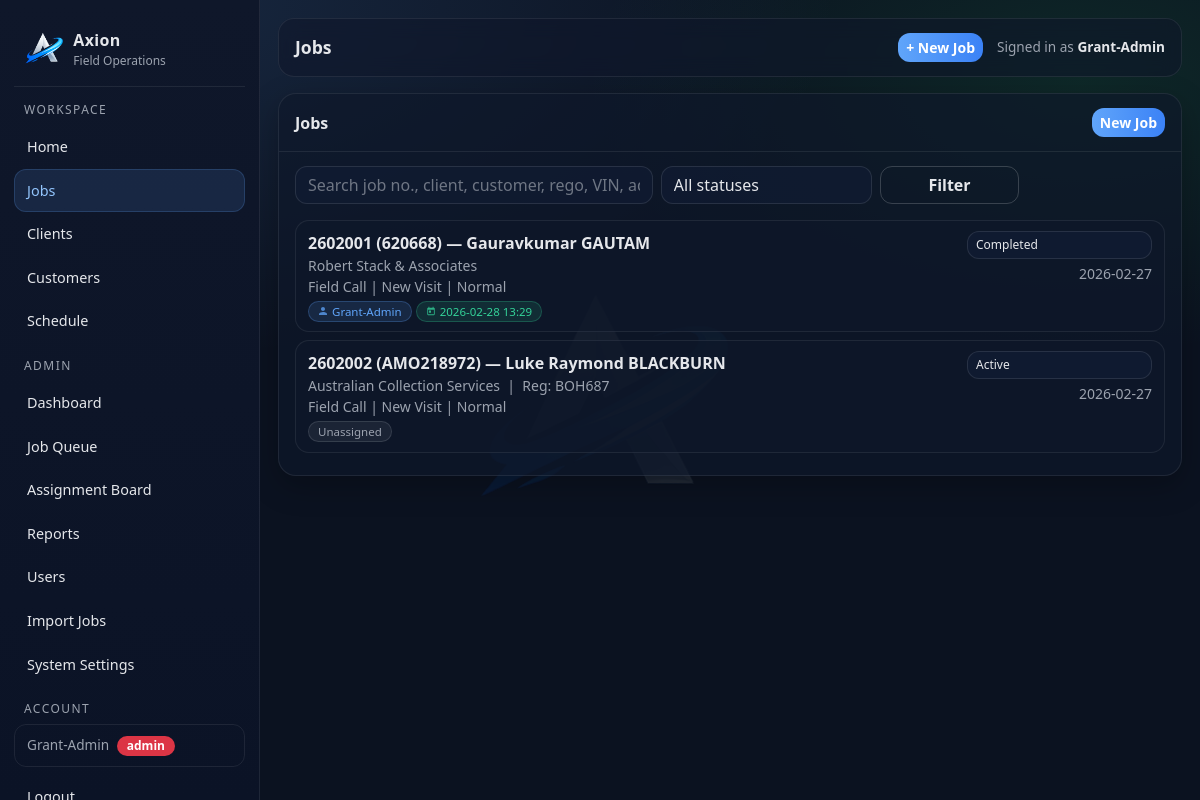
/jobs (signed in), run on an earlier commit of the app's database.
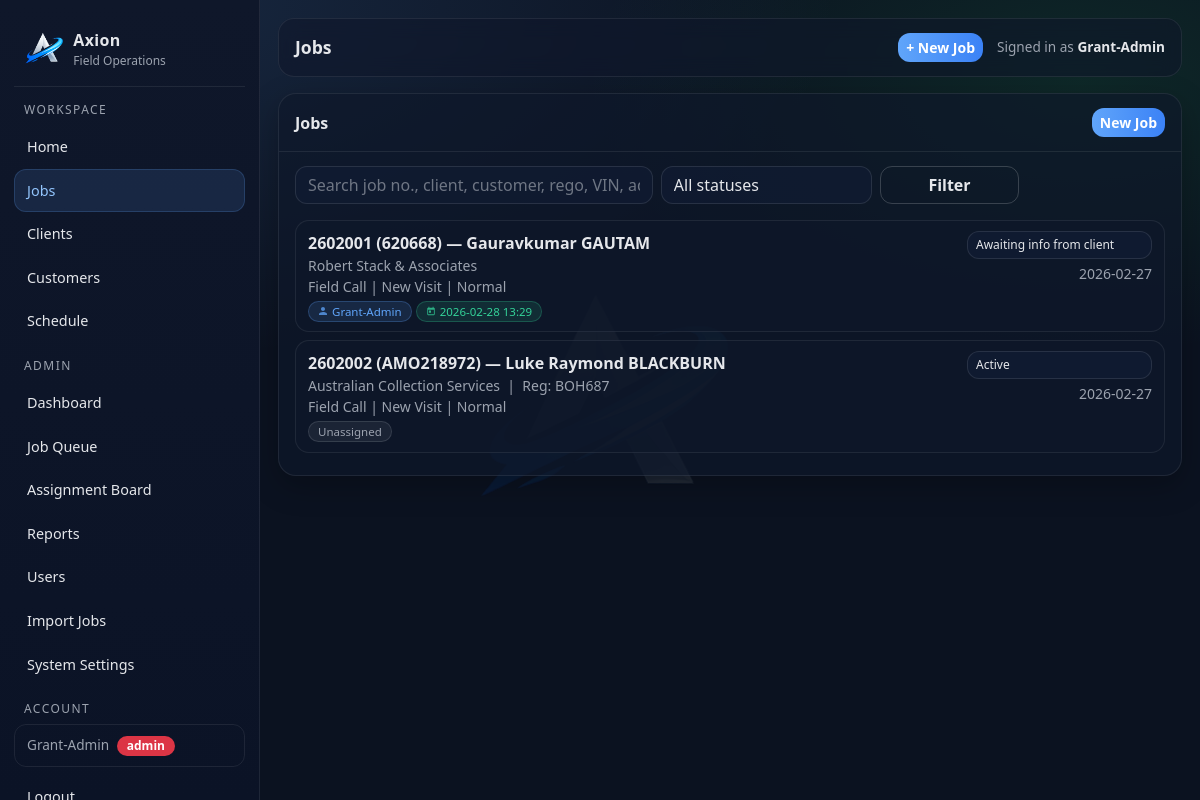
And on a later commit of the database.
### tables this page shows
CREATE TABLE users (
        id INTEGER PRIMARY KEY AUTOINCREMENT,
        full_name TEXT NOT NULL,
        email TEXT UNIQUE NOT NULL,
        password TEXT NOT NULL,
        role TEXT NOT NULL,
        active INTEGER NOT NULL DEFAULT 1,
        created_at TEXT NOT NULL
    );

CREATE TABLE jobs (
        id INTEGER PRIMARY KEY AUTOINCREMENT,

        internal_job_number TEXT NOT NULL,
        client_reference TEXT,
        display_ref TEXT NOT NULL,

        client_id INTEGER,
        customer_id INTEGER,
        assigned_user_id INTEGER,

        job_type TEXT NOT NULL,
        visit_type TEXT NOT NULL,
        status TEXT NOT NULL,
        priority TEXT NOT NULL,

        job_address TEXT,
        description TEXT,

        created_at TEXT NOT NULL,
        updated_at TEXT NOT NULL, lender_name TEXT, account_number TEXT, regulation_type TEXT, arrears_cents INTEGER, costs_cents INTEGER, mmp_cents INTEGER, job_due_date TEXT, bill_to_client_id INTEGER,

        FOREIGN KEY(client_id) REFERENCES clients(id),
        FOREIGN KEY(customer_id) REFERENCES customers(id),
        FOREIGN KEY(assigned_user_id) REFERENCES users(id)
    );

CREATE TABLE clients (
        id INTEGER PRIMARY KEY AUTOINCREMENT,
        name TEXT NOT NULL,
        phone TEXT,
        email TEXT,
        address TEXT,
        notes TEXT,
        created_at TEXT NOT NULL
    , updated_at TEXT NOT NULL DEFAULT '');

### app.py (the view, shortened to what this page needs)
@app.get("/jobs")
@login_required
def jobs_list():
    status = request.args.get("status", "").strip()
    q = request.args.get("q", "").strip()
    user_id = session.get("user_id")
    role = session.get("role")
    conn = db()
    cur = conn.cursor()
    sql = """
    SELECT j.*,
           c.name AS client_name,
           (cu.first_name || ' ' || cu.last_name) AS customer_name,
           (SELECT ji.reg FROM job_items ji WHERE ji.job_id = j.id AND ji.item_type = 'vehicle' LIMIT 1) AS asset_reg,
           u.full_name AS assigned_name,
           (SELECT s.scheduled_for FROM schedules s
            WHERE s.job_id = j.id AND s.status NOT IN ('Completed', 'Cancelled')
              AND s.scheduled_for >= datetime('now')
            ORDER BY s.scheduled_for ASC LIMIT 1) AS next_scheduled
    FROM jobs j
    LEFT JOIN clients c ON c.id = j.client_id
    LEFT JOIN customers cu ON cu.id = j.customer_id
    LEFT JOIN users u ON u.id = j.assigned_user_id
    WHERE 1=1
    """
    params = []
    if role == "agent":
        sql += " AND j.assigned_user_id = ?"
        params.append(user_id)
    if status:
        if status == "Active":
            sql += " AND j.status LIKE 'Active%'"
        else:
            sql += " AND j.status = ?"
            params.append(status)
    sql += " ORDER BY CASE WHEN j.status = 'Invoiced' THEN 1 ELSE 0 END, CASE WHEN next_scheduled IS NULL THEN 1 ELSE 0 END, next_scheduled ASC, j.updated_at DESC"
    cur.execute(sql, params)
    rows = cur.fetchall()
    conn.close()
    statuses = [
        "New",
        "Active",
        "Active - Phone work only",
        "Suspended",
        "Awaiting info from client",
        "Completed",
        "Invoiced"
    ]
    return render_template("jobs.html", jobs=rows, statuses=statuses, status=status, q=q)

### app.py (called while the page is built)
def db():
    conn = sqlite3.connect(DB_PATH)
    conn.row_factory = sqlite3.Row
    return conn

def add_column_if_missing(cur, table, col, coltype):
    cur.execute(f"PRAGMA table_info({table})")
    cols = [r["name"] for r in cur.fetchall()]
    if col not in cols:
        cur.execute(f"ALTER TABLE {table} ADD COLUMN {col} {coltype}")

@app.context_processor
def inject_globals():
    return {"GOOGLE_MAPS_API_KEY": os.environ.get("GOOGLE_MAPS_API_KEY", "")}

@app.before_request
def _ensure_db():
    init_db()

def login_required(f):
    @wraps(f)
    def wrapper(*args, **kwargs):
        if not session.get("user_id"):
            return redirect(url_for("login"))
        return f(*args, **kwargs)
    return wrapper

### templates/jobs.html (shortened to what this page needs)
{% extends "layout.html" %}
{% block page_title %}Jobs{% endblock %}
{% block content %}
<div class="ax-card">
  <div class="ax-card-h d-flex justify-content-between align-items-center">
    <div>Jobs</div>
    {% if session.get('role') == 'admin' %}<a class="btn btn-primary btn-sm" href="/jobs/new">New Job</a>{% endif %}
  </div>
  <div class="ax-card-b">
    <form class="row g-2 mb-3" method="get">
      <div class="col-12 col-lg-5">
        <input class="form-control" name="q" placeholder="Search job no., client, customer, rego, VIN, address..." value="{{ q }}">
      </div>
      <div class="col-12 col-lg-3">
        <select class="form-select" name="status">
          <option value="">All statuses</option>
        </select>
      </div>
      <div class="col-12 col-lg-2">
        <button class="btn btn-outline-secondary w-100">Filter</button>
      </div>
    </form>
    <div class="list-group list-group-flush">
      {% for j in jobs %}
        <div class="list-group-item" style="padding:.6rem .75rem;">
          <div class="d-flex justify-content-between align-items-start gap-2">
            <a href="/jobs/{{ j.id }}" class="text-decoration-none flex-grow-1" style="min-width:0;color:inherit;">
              <div class="fw-semibold">{{ j.display_ref }} &mdash; {{ j.customer_name or "No customer" }}</div>
              <div class="small" style="color:var(--muted)">
                {{ j.client_name or "No client" }}{% if j.asset_reg %} &nbsp;|&nbsp; Reg: {{ j.asset_reg }}{% endif %}
              </div>
              <div class="small" style="color:var(--muted)">
                {{ j.job_type }} | {{ j.visit_type }} | {{ j.priority }}
              </div>
              <div class="d-flex flex-wrap gap-1 mt-1">
                {% if j.assigned_name %}
                  <span style="display:inline-flex;align-items:center;gap:4px;background:rgba(96,165,250,.13);color:var(--accent);border:1px solid rgba(96,165,250,.25);border-radius:999px;padding:1px 9px;font-size:.72rem;font-weight:500;">
                    <svg width="10" height="10" viewBox="0 0 24 24" fill="currentColor" style="opacity:.75"><path d="M12 12c2.7 0 4.8-2.1 4.8-4.8S14.7 2.4 12 2.4 7.2 4.5 7.2 7.2 9.3 12 12 12zm0 2.4c-3.2 0-9.6 1.6-9.6 4.8v2.4h19.2v-2.4c0-3.2-6.4-4.8-9.6-4.8z"/></svg>
                    {{ j.assigned_name }}
                  </span>
                {% else %}
                  <span style="display:inline-flex;align-items:center;gap:4px;background:rgba(156,163,175,.1);color:var(--muted);border:1px solid rgba(156,163,175,.2);border-radius:999px;padding:1px 9px;font-size:.72rem;">
                    Unassigned
                  </span>
                {% endif %}
                {% if j.next_scheduled %}
                  <span style="display:inline-flex;align-items:center;gap:4px;background:rgba(52,211,153,.12);color:#34d399;border:1px solid rgba(52,211,153,.25);border-radius:999px;padding:1px 9px;font-size:.72rem;font-weight:500;">
                    <svg width="10" height="10" viewBox="0 0 24 24" fill="currentColor" style="opacity:.8"><path d="M19 4h-1V2h-2v2H8V2H6v2H5C3.9 4 3 4.9 3 6v14c0 1.1.9 2 2 2h14c1.1 0 2-.9 2-2V6c0-1.1-.9-2-2-2zm0 16H5V9h14v11zM7 11h5v5H7z"/></svg>
                    {{ j.next_scheduled[:16] | replace('T', ' ') }}
                  </span>
                {% endif %}
              </div>
            </a>
            <div class="text-end flex-shrink-0" style="min-width:110px;">
              {% if session.get('role') == 'admin' %}
                <form method="post" action="/jobs/{{ j.id }}/status" style="margin:0;">
                  <select name="status" class="form-select form-select-sm"
                          style="font-size:.75rem;min-width:110px;"
                          onchange="this.form.submit()">
                    {% for s in statuses %}
                      <option value="{{ s }}" {% if s == j.status %}selected{% endif %}>{{ s }}</option>
                    {% endfor %}
                  </select>
                </form>
              {% else %}
                <span class="badge bg-secondary">{{ j.status }}</span>
              {% endif %}
              <div class="small mt-1" style="color:var(--muted)">{{ j.updated_at[:10] if j.updated_at else '' }}</div>
            </div>
          </div>
        </div>
      {% else %}
        <div style="color:var(--muted)" class="py-3 text-center">No jobs found.</div>
      {% endfor %}
    </div>
  </div>
</div>
{% endblock %}

### templates/layout.html (shortened to what this page needs)
<!doctype html>
<html lang="en">
<head>
  <link href="https://cdn.jsdelivr.net/npm/bootstrap@5.3.3/dist/css/bootstrap.min.css" rel="stylesheet">
</head>
<body>
  <div class="ax-shell">
    <aside class="ax-sidebar">
      <a class="ax-brand" href="/">
        <img src="{{ url_for('static', filename='images/axion-a-logo.png') }}" alt="Axion">
        <div>
          <div class="name">Axion</div>
          <div class="sub">Field Operations</div>
        </div>
      </a>
      <div class="ax-nav">
        <div class="hint">Workspace</div>
        <a href="/dashboard" class="{% if request.path == '/dashboard' %}active{% endif %}">Home</a>
        <a href="/jobs" class="{% if request.path.startswith('/jobs') %}active{% endif %}">Jobs</a>
        <a href="/clients" class="{% if request.path.startswith('/clients') %}active{% endif %}">Clients</a>
        <a href="/customers" class="{% if request.path.startswith('/customers') %}active{% endif %}">Customers</a>
        <a href="/schedule" class="{% if request.path.startswith('/schedule') %}active{% endif %}">Schedule</a>
        {% if session.get('role') == 'admin' %}
          <div class="hint">Admin</div>
          <a href="/admin" class="{% if request.path == '/admin' %}active{% endif %}">Dashboard</a>
          <a href="/queue" class="{% if request.path.startswith('/queue') %}active{% endif %}">Job Queue</a>
          <a href="/assign" class="{% if request.path.startswith('/assign') %}active{% endif %}">Assignment Board</a>
          <a href="/reports/monthly" class="{% if request.path.startswith('/reports') %}active{% endif %}">Reports</a>
          <a href="/users" class="{% if request.path.startswith('/users') %}active{% endif %}">Users</a>
          <a href="/import/jobs" class="{% if request.path.startswith('/import') %}active{% endif %}">Import Jobs</a>
          <a href="/admin/settings" class="{% if request.path.startswith('/admin/settings') %}active{% endif %}">System Settings</a>
        {% endif %}
        <div class="hint">Account</div>
        {% if session.get('user_id') %}
          <div class="ax-user-chip mb-2">
            {{ session.get('user_name') }}
            <span class="badge {% if session.get('role') == 'admin' %}bg-danger{% else %}bg-secondary{% endif %} ms-1">{{ session.get('role') }}</span>
          </div>
          <a href="/logout">Logout</a>
        {% else %}
          <a href="/login" class="{% if request.path.startswith('/login') or request.path.startswith('/signup') %}active{% endif %}">Login</a>
        {% endif %}
      </div>
    </aside>
    <main class="ax-main">
      <div class="ax-topbar">
        <div class="title">{% block page_title %}Axion{% endblock %}</div>
        <div style="display:flex; align-items:center; gap:14px;">
          {% if session.get('user_id') %}
            <a href="/jobs/new" class="btn btn-primary btn-sm">+ New Job</a>
          {% endif %}
          <div style="color:var(--muted); font-size:.85rem;">
            {% if session.get('user_id') %}
              Signed in as <strong style="color:var(--text)">{{ session.get('user_name') }}</strong>
            {% else %}
              Not signed in
            {% endif %}
          </div>
        </div>
      </div>
      {% block content %}{% endblock %}
    </main>
  </div>
</body>
</html>

### templates/layout.html (style rules this page uses)
:root { --bg: #0b1220; --panel: #0f172a; --panel2: #111c33; --text: #e5e7eb; --muted: #9ca3af; --line: rgba(255,255,255,.08); --accent: #60a5fa; --accent2: #22c55e; --danger: #ef4444; }
body { background: radial-gradient(1200px 600px at 10% 0%, rgba(96,165,250,.15), transparent 60%), radial-gradient(900px 500px at 90% 10%, rgba(34,197,94,.12), transparent 55%), var(--bg); color: var(--text); }
body::before { content: ''; position: fixed; inset: 0; background: url('/static/images/axion-a-logo.png') center center / 260px auto no-repeat; opacity: .10; pointer-events: none; z-index: 0; }
.ax-shell { min-height: 100vh; display: grid; grid-template-columns: 260px 1fr; position: relative; z-index: 1; }
.ax-sidebar { background: linear-gradient(180deg, var(--panel), #0b1326); border-right: 1px solid var(--line); position: sticky; top: 0; height: 100vh; padding: 18px 14px; overflow-y: auto; }
.ax-brand { display:flex; align-items:center; gap: 10px; padding: 10px 10px 16px 10px; border-bottom: 1px solid var(--line); margin-bottom: 14px; text-decoration: none; }
.ax-brand img { height: 34px; }
.ax-brand .name { font-weight: 700; letter-spacing: .3px; color: var(--text); }
.ax-brand .sub { font-size: .75rem; color: var(--muted); }
.ax-nav a { display:flex; align-items:center; gap: 10px; padding: 10px 12px; border-radius: 12px; color: var(--text); text-decoration:none; border: 1px solid transparent; font-size: .9rem; }
.ax-nav a.active { background: rgba(96,165,250,.12); border-color: rgba(96,165,250,.20); color: #93c5fd; }
.ax-nav .hint { color: var(--muted); font-size: .75rem; margin: 14px 10px 6px; text-transform: uppercase; letter-spacing: .12em; }
.ax-user-chip { margin-top: auto; padding: 10px 12px; border-radius: 12px; border: 1px solid var(--line); font-size: .85rem; color: var(--muted); }
.ax-main { padding: 18px 18px 28px; min-width: 0; }
.ax-topbar { background: rgba(15, 23, 42, .55); border: 1px solid var(--line); border-radius: 16px; padding: 14px 16px; display:flex; align-items:center; justify-content: space-between; backdrop-filter: blur(10px); margin-bottom: 16px; }
.ax-topbar .title { font-size: 1.1rem; font-weight: 650; }
.ax-card { background: rgba(15, 23, 42, .65); border: 1px solid var(--line); border-radius: 18px; box-shadow: 0 10px 30px rgba(0,0,0,.25); overflow: visible; }
.ax-card .ax-card-h { padding: 14px 16px; border-bottom: 1px solid var(--line); font-weight: 650; }
.ax-card .ax-card-b { padding: 14px 16px; }
.form-control, .form-select { background: rgba(17, 28, 51, .75) !important; color: var(--text) !important; border: 1px solid rgba(255,255,255,.10) !important; border-radius: 12px !important; }
.form-control::placeholder { color: rgba(229,231,235,.45); }
.btn { border-radius: 12px; font-weight: 600; }
.btn-primary { background: linear-gradient(90deg, #60a5fa, #3b82f6); border: 0; }
.btn-outline-secondary { border-color: rgba(255,255,255,.18); color: var(--text); }
.badge { border-radius: 999px; padding: 4px 10px; font-weight: 600; font-size: .75rem; }
.list-group-item { background: rgba(15, 23, 42, .65) !important; border: 1px solid var(--line) !important; color: var(--text) !important; border-radius: 14px !important; margin-bottom: 8px; }

What changed in the data, as far as the page shows it:
changed jobs "Robert Stack & Associates": status "Completed" → "Awaiting info from client"
